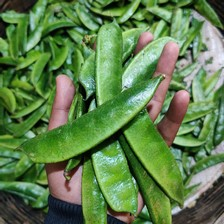
#> input picture veg/1.jpg, 224 x 224 px, found by its file name; its folder holds 6 pictures in this run
$ jupyter execute --allow-errors image_dataset_analysis.ipynb
#> lines starting #> are read from the running program, lines starting #| are printed output that depends on the picture; after the words box and inside, x2 and y2 are one past the last pixel; in counts of white or black regions, pixels touching at a corner belong together
#> further down, img is the input picture: shape (224, 224, 3); mean B, G, R 76.7, 127.1, 94.8
#> `(thresh, bnw_img) = cv2.threshold(gray, 128, 255, cv2.THRESH_BINARY)`:
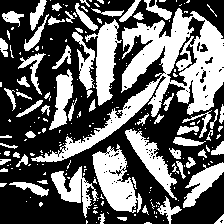
#> bnw_img: shape (224, 224); 39.9% white; 220 white regions (156 under 20 px), largest, box (x1, y1, x2, y2) and area: (31, 8, 224, 162) 7362, (92, 144, 142, 213) 1787, (85, 19, 122, 106) 1395
#| Fotoğraf 1'in boyutu: (224, 224)
#> `df = pd.DataFrame(arr)`: df = table of 224 rows and 224 columns
[cell 1]
#Kullanacağımız kütüphaneleri import ettik

import cv2
import pandas as pd
import numpy as np
from PIL import Image
import glob
from matplotlib import pyplot as plt
import matplotlib.image as image
from skimage.filters import prewitt_h,prewitt_v
from skimage.io import imread, imshow
import os
from tabulate import tabulate

[cell 2]
#For döngüsü kullanarak tüm fotoğrafları alıp siyah-beyaz forma çevirip bastırdık

images = len(os.listdir('/Users/zex/Desktop/image_dataset_analysis/veg'))

#> (the rest of this cell did not finish here and is left out)

[cell 3]
#For döngüsü kullanarak tüm fotoğrafların boyutlarını yazdırdık

images = len(os.listdir('/Users/zex/Desktop/image_dataset_analysis/veg'))

#> (the rest of this cell did not finish here and is left out)

[cell 4]
#For döngüsü kullanarak tüm fotoğrafları matrix formuna çevirip csv formatında kaydettik

images = len(os.listdir('/Users/zex/Desktop/image_dataset_analysis/veg'))

#> (the rest of this cell did not finish here and is left out)

[cell 5]
#Fotoğraflara 'edge feature extracting' uyguluyoruz ve kaydediyoruz

img = cv2.imread('/Users/zex/Desktop/image_dataset_analysis/veg/15.jpg')
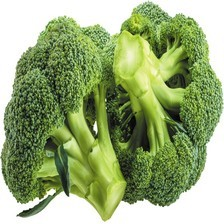
#> input picture veg/15.jpg, 224 x 224 px, found by its file name
#> img is the input picture: shape (224, 224, 3); mean B, G, R 120.9, 170.6, 152.2
gray = cv2.cvtColor(img, cv2.COLOR_BGR2GRAY)
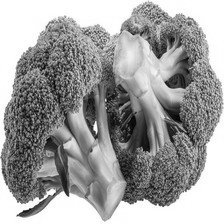
#> gray: shape (224, 224); min 1, max 255, mean 159.4
(thresh, bnw_img) = cv2.threshold(gray, 128, 255, cv2.THRESH_BINARY)
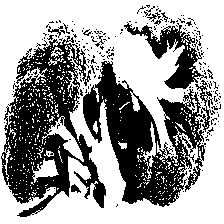
#> bnw_img: shape (224, 224); 61.1% white; 211 black regions (200 under 20 px), largest, box (x1, y1, x2, y2) and area: (1, 36, 106, 217) 8564, (83, 61, 215, 207) 8215, (124, 22, 207, 89) 1699

edges_prewitt_horizontal = prewitt_h(bnw_img)
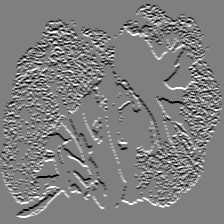
#> edges_prewitt_horizontal: shape (224, 224) float64; min -1, max 1, mean -4.98e-17; drawn with min black and max white
edges_prewitt_vertical = prewitt_v(bnw_img)
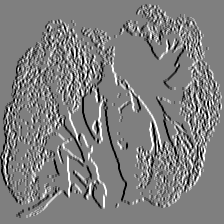
#> edges_prewitt_vertical: shape (224, 224) float64; min -1, max 1, mean -1.19e-18; drawn with min black and max white
#> `R = np.mean(img[:,:,2])`: R = 94.76
#> `G = np.mean(img[:,:,1])`: G = 127.1
#> `B = np.mean(img[:,:,0])`: B = 76.74
plt.imshow(edges_prewitt_vertical, cmap='gray')
plt.savefig('15_efe.jpg')

[cell 6]
#Tüm fotoğrafların RGB kanallarının teker teker ortalama değerlerini aldırıp, yazdırdık ve csv formatında kaydettik

images = len(os.listdir('/Users/zex/Desktop/image_dataset_analysis/veg'))
data = []

#> (the rest of this cell did not finish here and is left out)

[cell 7]
#Bu bölümde dataset içinden seçtiğimiz fotoğrafın pixel yoğunluğunu grafik üzerinde gösteriyoruz

img = cv2.imread('/Users/zex/Desktop/image_dataset_analysis/veg/14.jpg')
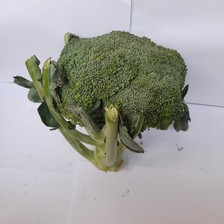
#> input picture veg/14.jpg, 224 x 224 px, found by its file name
#> img is the input picture: shape (224, 224, 3); mean B, G, R 159, 162.7, 162.7
gray = cv2.cvtColor(img, cv2.COLOR_BGR2GRAY)
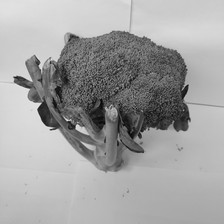
#> gray: shape (224, 224); min 2, max 235, mean 162.2
(thresh, bnw_img) = cv2.threshold(gray, 128, 255, cv2.THRESH_BINARY)
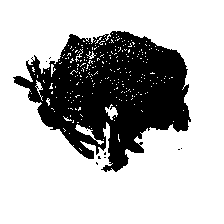
#> bnw_img: shape (224, 224); 72% white; 10 black regions (9 under 20 px), largest, box (x1, y1, x2, y2) and area: (13, 31, 191, 172) 14007

#renkli fotoğraf

plt.subplot(2,2,1)
plt.imshow(img)
plt.title('renkli fotoğraf')
plt.xticks([])
plt.yticks([])

plt.subplot(2,2,2)
plt.hist(img.ravel(),256,[0,255])
plt.title('grafik')

#siyah-beyaz fotoğraf

plt.subplot(2,2,3)
plt.imshow(bnw_img, cmap='gray')
plt.title('siyah-beyaz fotoğraf')
plt.xticks([])
plt.yticks([])

plt.subplot(2,2,4)
plt.hist(bnw_img.ravel(),256,[0,255])
plt.title('grafik')

plt.show()
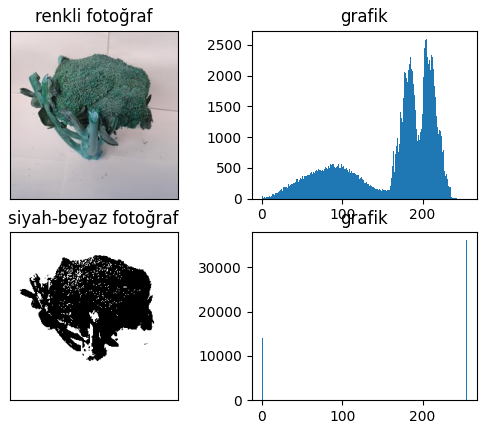
#> figure drawn by matplotlib, 4 panels; B, G, R data is drawn as R, G, B; panel 2: tallest bar 2603 high, from x = 204.2 to 205.2; panel 4: tallest bar 36144 high, from x = 254 to 255
